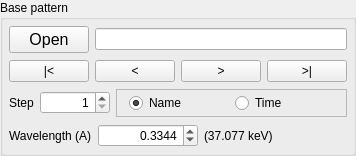
          <widget class="QGroupBox" name="groupBox_3">
           <property name="title">
            <string>Base pattern</string>
           </property>
           <property name="flat">
            <bool>true</bool>
           </property>
           <layout class="QVBoxLayout" name="verticalLayout">
            <property name="spacing">
             <number>1</number>
            </property>
            <property name="leftMargin">
             <number>3</number>
            </property>
            <property name="topMargin">
             <number>3</number>
            </property>
            <property name="rightMargin">
             <number>3</number>
            </property>
            <property name="bottomMargin">
             <number>3</number>
            </property>
            <item>
             <widget class="QFrame" name="frame">
              <property name="frameShape">
               <enum>QFrame::NoFrame</enum>
              </property>
              <property name="frameShadow">
               <enum>QFrame::Plain</enum>
              </property>
              <property name="lineWidth">
               <number>0</number>
              </property>
              <layout class="QHBoxLayout" name="horizontalLayout_10">
               <property name="leftMargin">
                <number>3</number>
               </property>
               <property name="topMargin">
                <number>3</number>
               </property>
               <property name="rightMargin">
                <number>3</number>
               </property>
               <property name="bottomMargin">
                <number>3</number>
               </property>
               <item>
                <widget class="QPushButton" name="pushButton_NewBasePtn">
                 <property name="sizePolicy">
                  <sizepolicy hsizetype="Preferred" vsizetype="Fixed">
                   <horstretch>0</horstretch>
                   <verstretch>0</verstretch>
                  </sizepolicy>
                 </property>
                 <property name="minimumSize">
                  <size>
                   <width>10</width>
                   <height>0</height>
                  </size>
                 </property>
                 <property name="maximumSize">
                  <size>
                   <width>16777215</width>
                   <height>16777215</height>
                  </size>
                 </property>
                 <property name="baseSize">
                  <size>
                   <width>200</width>
                   <height>0</height>
                  </size>
                 </property>
                 <property name="font">
                  <font>
                   <family>Helvetica</family>
                   <pointsize>12</pointsize>
                   <weight>50</weight>
                   <italic>false</italic>
                   <bold>false</bold>
                  </font>
                 </property>
                 <property name="toolTip">
                  <string extracomment="Select base diffraction pattern"/>
                 </property>
                 <property name="whatsThis">
                  <string/>
                 </property>
                 <property name="text">
                  <string>Open</string>
                 </property>
                </widget>
               </item>
               <item>
                <widget class="QLineEdit" name="lineEdit_DiffractionPatternFileName">
                 <property name="sizePolicy">
                  <sizepolicy hsizetype="Expanding" vsizetype="Fixed">
                   <horstretch>0</horstretch>
                   <verstretch>0</verstretch>
                  </sizepolicy>
                 </property>
                 <property name="cursorPosition">
                  <number>0</number>
                 </property>
                 <property name="clearButtonEnabled">
                  <bool>false</bool>
                 </property>
                </widget>
               </item>
              </layout>
             </widget>
            </item>
            <item>
             <widget class="QFrame" name="frame_24">
              <property name="sizePolicy">
               <sizepolicy hsizetype="Preferred" vsizetype="Fixed">
                <horstretch>0</horstretch>
                <verstretch>0</verstretch>
               </sizepolicy>
              </property>
              <property name="frameShape">
               <enum>QFrame::NoFrame</enum>
              </property>
              <property name="lineWidth">
               <number>0</number>
              </property>
              <layout class="QHBoxLayout" name="horizontalLayout_2">
               <property name="leftMargin">
                <number>3</number>
               </property>
               <property name="topMargin">
                <number>3</number>
               </property>
               <property name="rightMargin">
                <number>3</number>
               </property>
               <property name="bottomMargin">
                <number>3</number>
               </property>
               <item>
                <widget class="QPushButton" name="pushButton_FirstBasePtn">
                 <property name="sizePolicy">
                  <sizepolicy hsizetype="Expanding" vsizetype="Fixed">
                   <horstretch>0</horstretch>
                   <verstretch>0</verstretch>
                  </sizepolicy>
                 </property>
                 <property name="minimumSize">
                  <size>
                   <width>0</width>
                   <height>0</height>
                  </size>
                 </property>
                 <property name="maximumSize">
                  <size>
                   <width>16777215</width>
                   <height>16777215</height>
                  </size>
                 </property>
                 <property name="text">
                  <string>|&lt;</string>
                 </property>
                </widget>
               </item>
               <item>
                <widget class="QPushButton" name="pushButton_PrevBasePtn">
                 <property name="sizePolicy">
                  <sizepolicy hsizetype="Expanding" vsizetype="Fixed">
                   <horstretch>0</horstretch>
                   <verstretch>0</verstretch>
                  </sizepolicy>
                 </property>
                 <property name="minimumSize">
                  <size>
                   <width>0</width>
                   <height>0</height>
                  </size>
                 </property>
                 <property name="maximumSize">
                  <size>
                   <width>16777215</width>
                   <height>16777215</height>
                  </size>
                 </property>
                 <property name="text">
                  <string>&lt;</string>
                 </property>
                </widget>
               </item>
               <item>
                <widget class="QPushButton" name="pushButton_NextBasePtn">
                 <property name="sizePolicy">
                  <sizepolicy hsizetype="Expanding" vsizetype="Fixed">
                   <horstretch>0</horstretch>
                   <verstretch>0</verstretch>
                  </sizepolicy>
                 </property>
                 <property name="minimumSize">
                  <size>
                   <width>0</width>
                   <height>0</height>
                  </size>
                 </property>
                 <property name="maximumSize">
                  <size>
                   <width>16777215</width>
                   <height>16777215</height>
                  </size>
                 </property>
                 <property name="text">
                  <string>&gt;</string>
                 </property>
                </widget>
               </item>
               <item>
                <widget class="QPushButton" name="pushButton_LastBasePtn">
                 <property name="sizePolicy">
                  <sizepolicy hsizetype="Expanding" vsizetype="Fixed">
                   <horstretch>0</horstretch>
                   <verstretch>0</verstretch>
                  </sizepolicy>
                 </property>
                 <property name="minimumSize">
                  <size>
                   <width>0</width>
                   <height>0</height>
                  </size>
                 </property>
                 <property name="maximumSize">
                  <size>
                   <width>16777215</width>
                   <height>16777215</height>
                  </size>
                 </property>
                 <property name="text">
                  <string>&gt;|</string>
                 </property>
                </widget>
               </item>
              </layout>
             </widget>
            </item>
            <item>
             <widget class="QFrame" name="frame_6">
              <property name="frameShape">
               <enum>QFrame::NoFrame</enum>
              </property>
              <property name="frameShadow">
               <enum>QFrame::Raised</enum>
              </property>
              <property name="lineWidth">
               <number>0</number>
              </property>
              <layout class="QHBoxLayout" name="horizontalLayout_13">
               <property name="leftMargin">
                <number>3</number>
               </property>
               <property name="topMargin">
                <number>3</number>
               </property>
               <property name="rightMargin">
                <number>3</number>
               </property>
               <property name="bottomMargin">
                <number>3</number>
               </property>
               <item>
                <widget class="QLabel" name="label_21">
                 <property name="sizePolicy">
                  <sizepolicy hsizetype="Fixed" vsizetype="Preferred">
                   <horstretch>0</horstretch>
                   <verstretch>0</verstretch>
                  </sizepolicy>
                 </property>
                 <property name="text">
                  <string>Step</string>
                 </property>
                </widget>
               </item>
               <item>
                <widget class="QSpinBox" name="spinBox_FileStep">
                 <property name="sizePolicy">
                  <sizepolicy hsizetype="Minimum" vsizetype="Fixed">
                   <horstretch>0</horstretch>
                   <verstretch>0</verstretch>
                  </sizepolicy>
                 </property>
                 <property name="minimumSize">
                  <size>
                   <width>50</width>
                   <height>0</height>
                  </size>
                 </property>
                 <property name="maximumSize">
                  <size>
                   <width>70</width>
                   <height>16777215</height>
                  </size>
                 </property>
                 <property name="alignment">
                  <set>Qt::AlignRight|Qt::AlignTrailing|Qt::AlignVCenter</set>
                 </property>
                 <property name="minimum">
                  <number>1</number>
                 </property>
                 <property name="maximum">
                  <number>999</number>
                 </property>
                 <property name="value">
                  <number>1</number>
                 </property>
                </widget>
               </item>
               <item>
                <widget class="QFrame" name="frame_23">
                 <property name="sizePolicy">
                  <sizepolicy hsizetype="Preferred" vsizetype="Fixed">
                   <horstretch>0</horstretch>
                   <verstretch>0</verstretch>
                  </sizepolicy>
                 </property>
                 <property name="minimumSize">
                  <size>
                   <width>0</width>
                   <height>0</height>
                  </size>
                 </property>
                 <property name="layoutDirection">
                  <enum>Qt::LeftToRight</enum>
                 </property>
                 <property name="frameShape">
                  <enum>QFrame::StyledPanel</enum>
                 </property>
                 <layout class="QHBoxLayout" name="horizontalLayout_6">
                  <property name="spacing">
                   <number>-1</number>
                  </property>
                  <property name="leftMargin">
                   <number>12</number>
                  </property>
                  <property name="topMargin">
                   <number>3</number>
                  </property>
                  <property name="rightMargin">
                   <number>12</number>
                  </property>
                  <property name="bottomMargin">
                   <number>3</number>
                  </property>
                  <item>
                   <widget class="QRadioButton" name="radioButton_SortbyNme">
                    <property name="maximumSize">
                     <size>
                      <width>16777215</width>
                      <height>16777215</height>
                     </size>
                    </property>
                    <property name="text">
                     <string>Name</string>
                    </property>
                    <property name="iconSize">
                     <size>
                      <width>16</width>
                      <height>16</height>
                     </size>
                    </property>
                    <property name="checked">
                     <bool>true</bool>
                    </property>
                   </widget>
                  </item>
                  <item>
                   <widget class="QRadioButton" name="radioButton_SortbyTime">
                    <property name="sizePolicy">
                     <sizepolicy hsizetype="Minimum" vsizetype="Fixed">
                      <horstretch>0</horstretch>
                      <verstretch>0</verstretch>
                     </sizepolicy>
                    </property>
                    <property name="maximumSize">
                     <size>
                      <width>16777215</width>
                      <height>16777215</height>
                     </size>
                    </property>
                    <property name="text">
                     <string>Time</string>
                    </property>
                   </widget>
                  </item>
                 </layout>
                </widget>
               </item>
              </layout>
             </widget>
            </item>
            <item>
             <widget class="QFrame" name="frame_4">
              <property name="sizePolicy">
               <sizepolicy hsizetype="Preferred" vsizetype="Fixed">
                <horstretch>0</horstretch>
                <verstretch>0</verstretch>
               </sizepolicy>
              </property>
              <property name="minimumSize">
               <size>
                <width>0</width>
                <height>0</height>
               </size>
              </property>
              <property name="maximumSize">
               <size>
                <width>16777215</width>
                <height>16777215</height>
               </size>
              </property>
              <property name="baseSize">
               <size>
                <width>250</width>
                <height>0</height>
               </size>
              </property>
              <property name="frameShape">
               <enum>QFrame::NoFrame</enum>
              </property>
              <property name="lineWidth">
               <number>0</number>
              </property>
              <layout class="QHBoxLayout" name="horizontalLayout_11">
               <property name="spacing">
                <number>-1</number>
               </property>
               <property name="leftMargin">
                <number>3</number>
               </property>
               <property name="topMargin">
                <number>3</number>
               </property>
               <property name="rightMargin">
                <number>3</number>
               </property>
               <property name="bottomMargin">
                <number>3</number>
               </property>
               <item>
                <widget class="QLabel" name="label_20">
                 <property name="sizePolicy">
                  <sizepolicy hsizetype="Fixed" vsizetype="Preferred">
                   <horstretch>0</horstretch>
                   <verstretch>0</verstretch>
                  </sizepolicy>
                 </property>
                 <property name="text">
                  <string>Wavelength (A)</string>
                 </property>
                </widget>
               </item>
               <item>
                <widget class="QDoubleSpinBox" name="doubleSpinBox_SetWavelength">
                 <property name="sizePolicy">
                  <sizepolicy hsizetype="Fixed" vsizetype="Fixed">
                   <horstretch>0</horstretch>
                   <verstretch>0</verstretch>
                  </sizepolicy>
                 </property>
                 <property name="minimumSize">
                  <size>
                   <width>100</width>
                   <height>0</height>
                  </size>
                 </property>
                 <property name="focusPolicy">
                  <enum>Qt::StrongFocus</enum>
                 </property>
                 <property name="layoutDirection">
                  <enum>Qt::LeftToRight</enum>
                 </property>
                 <property name="alignment">
                  <set>Qt::AlignRight|Qt::AlignTrailing|Qt::AlignVCenter</set>
                 </property>
                 <property name="decimals">
                  <number>4</number>
                 </property>
                 <property name="singleStep">
                  <double>0.000100000000000</double>
                 </property>
                 <property name="value">
                  <double>0.334400000000000</double>
                 </property>
                </widget>
               </item>
               <item>
                <widget class="QLabel" name="label_XRayEnergy">
                 <property name="text">
                  <string>(37.077 keV)</string>
                 </property>
                </widget>
               </item>
              </layout>
             </widget>
            </item>
           </layout>
           <zorder>frame_24</zorder>
           <zorder>frame</zorder>
           <zorder>frame_4</zorder>
           <zorder>frame_6</zorder>
          </widget>
